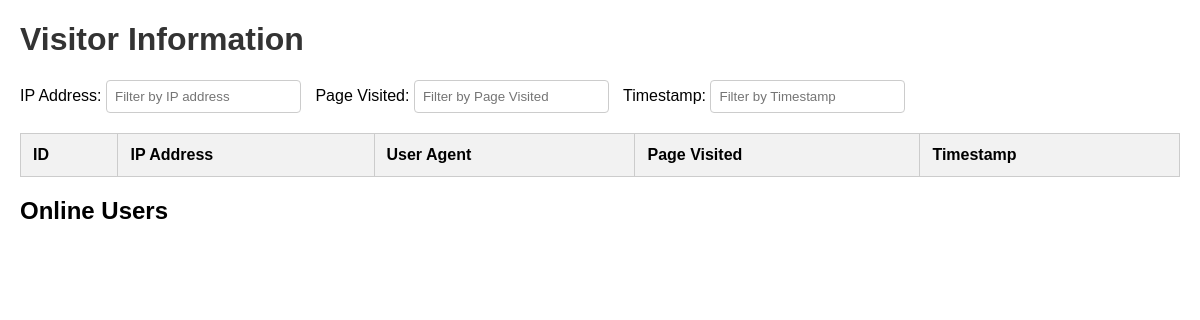
The app's page /visitors, older data.
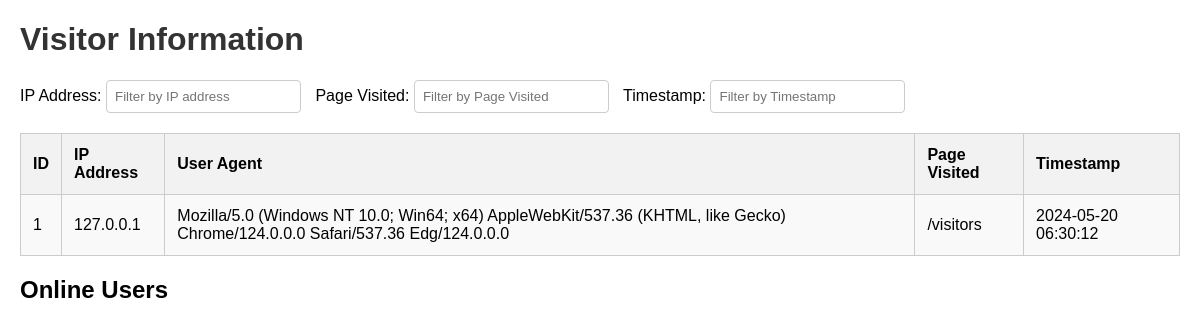
The same page, newer data.
### app.py (models this page shows)
class Visitor(db.Model):
    id = db.Column(db.Integer, primary_key=True)
    ip_address = db.Column(db.String(120), nullable=False)
    user_agent = db.Column(db.String(200), nullable=False)
    page_visited = db.Column(db.String(200), nullable=False)
    timestamp = db.Column(db.DateTime, default=db.func.current_timestamp())

### app.py (the view)
@app.route('/visitors')
def view_visitors():
    visitors = Visitor.query.all()
    online_users = get_online_users()  # Get online users
    return render_template('visitors.html', visitors=visitors, online_users=online_users)  # Pass online_users to the template

### app.py (called while the page is built)
def get_online_users():
    now = datetime.utcnow()
    five_minutes_ago = now - timedelta(minutes=5)
    online_users = User.query.filter(User.last_activity >= five_minutes_ago).all()
    return online_users

### templates/visitors.html (shortened to what this page needs)
<!DOCTYPE html>
<html lang="en">
<head>
</head>
<body>
    <h1>Visitor Information</h1>
    <div id="filter-bar">
        <label for="ip-filter">IP Address:</label>
        <input type="text" id="ip-filter" placeholder="Filter by IP address" onkeyup="filterTable()">
        <label for="page-filter">Page Visited:</label>
        <input type="text" id="page-filter" placeholder="Filter by Page Visited" onkeyup="filterTable()">
        <label for="timestamp-filter">Timestamp:</label>
        <input type="text" id="timestamp-filter" placeholder="Filter by Timestamp" onkeyup="filterTable()">
    </div>
    <table border="1" id="visitor-table">
        <tr>
            <th>ID</th>
            <th>IP Address</th>
            <th>User Agent</th>
            <th>Page Visited</th>
            <th>Timestamp</th>
        </tr>
        {% for visitor in visitors %}
        <tr>
            <td>{{ visitor.id }}</td>
            <td>{{ visitor.ip_address }}</td>
            <td>{{ visitor.user_agent }}</td>
            <td>{{ visitor.page_visited }}</td>
            <td>{{ visitor.timestamp }}</td>
        </tr>
        {% endfor %}
    </table>
    <h2>Online Users</h2>
</body>
</html>

### templates/visitors.html (style rules this page uses)
body { font-family: Arial, sans-serif; margin: 20px; }
h1 { color: #333; }
#filter-bar { margin-bottom: 20px; }
#filter-bar input { padding: 8px; margin-right: 10px; border: 1px solid #ccc; border-radius: 4px; }
table { width: 100%; border-collapse: collapse; margin-top: 10px; }
table, th, td { border: 1px solid #ccc; }
th, td { padding: 12px; text-align: left; }
th { background-color: #f2f2f2; }
tr:nth-child(even) { background-color: #f9f9f9; }

Row changes from the older to the newer data that the page shows:
added Visitor: id "1", ip_address "127.0.0.1", user_agent "Mozilla/5.0 (Windows NT 10.0; Win64; x64) AppleWebKit/537.36 (KHTML, like Gecko) Chrome/124.0.0.0 Safari/537.36 Edg/124.0.0.0", page_visited "/visitors", timestamp "2024-05-20 06:30:12"
